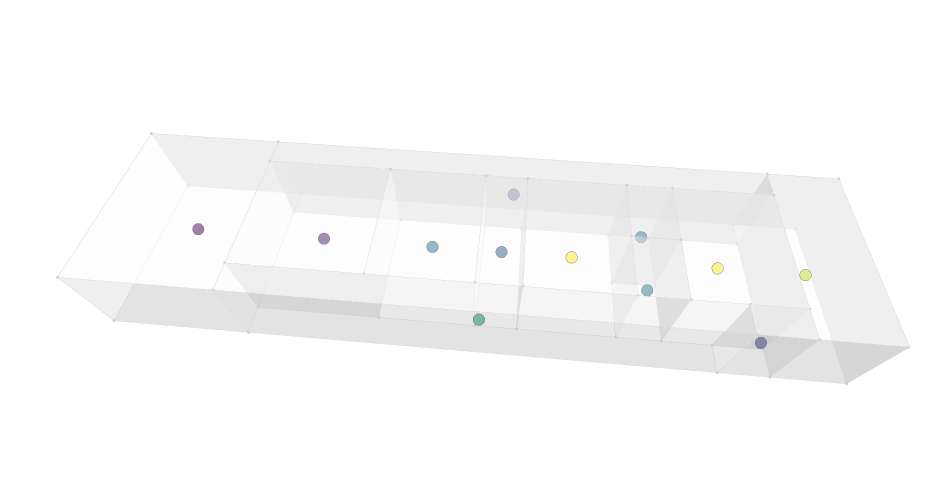

The notebook cell saved with this chart:
### Code cell
g = Graph.ByTopology(house, direct=False, directApertures=True)
graph_data = Plotly.DataByGraph(g, vertexSize=4, vertexGroupKey="label", vertexLabelKey="title", vertexGroups=[0,1,2,3,4,5,6,7,8,9])
bldg_data = Plotly.DataByTopology(house, faceOpacity=0.5, edgeColor="lightgrey", vertexColor="lightgrey")
# bldg_data = []
# graph_data = []
fig = Plotly.FigureByData(graph_data+bldg_data)
Plotly.Show(fig, renderer='jupyterlab')

### Figure 1 — Plotly figure (JSON) as saved in the notebook; plotly's stock layout.template omitted (floating-point values rounded to 4 significant figures; data arrays with more than 128 entries replaced by an {"elided": "..."} marker saying what was removed)
{"data": [{"hoverinfo": "text", "legendgroup": "4", "legendrank": 4, "marker": {"color": [4, 3, 4, 10, 9, 0, 1, 2, 6, 4, 2, 10], "colorscale": [[0, "#440154"], [0.1111, "#482878"], [0.2222, "#3e4989"], [0.3333, "#31688e"], [0.4444, "#26828e"], [0.5556, "#1f9e89"], [0.6667, "#35b779"], [0.7778, "#6ece58"], [0.8889, "#b5de2b"], [1, "#fde725"]], "line": {"color": "black", "width": 0.5}, "size": 4, "symbol": "circle"}, "mode": "markers", "name": "Graph Vertices", "showlegend": false, "text": ["Dining Room (4)", "Kitchen (3)", "WC1 (4)", "Bedroom 2 (10)", "Backyard (9)", "Parking (0)", "Living Room (1)", "Corridor 1 (2)", "Garden (6)", "WC1 (4)", "Service (2)", "Bedroom 1 (10)"], "type": "scatter3d", "x": [3.25, 3.25, 4.375, 3.25, 3.25, 3.25, 3.25, 0.5, 6, 2.125, 6, 3.25], "y": [11.25, 13.75, 18.8, 16.25, 24.35, 2.5, 7.25, 14.05, 13.18, 18.8, 22.23, 21.35], "z": [1.5, 1.5, 1.5, 1.5, 1.5, 1.5, 1.5, 1.5, 1.5, 1.5, 1.5, 1.5]}, {"hoverinfo": "text", "legendgroup": "5", "legendrank": 5, "line": {"color": "black", "width": 1}, "mode": "lines", "name": "Graph Edges", "showlegend": false, "text": "", "type": "scatter3d", "x": [], "y": [], "z": []}, {"hoverinfo": "text", "hovertext": "", "legendgroup": "1", "legendrank": 1, "marker": {"color": "lightgrey", "size": 1.1}, "mode": "markers", "name": "Topology Vertices", "showlegend": false, "text": "", "type": "scatter3d", "x": [0, 1, 5.5, 6.5, 6.5, 0, 1, 0, 5.5, 6.5, 6.5, 0, 0, 1, 1, 1, 1, 1, 1, 0, 1, 1, 1, 1, 1, 1, 5.5, 5.5, 5.5, 6.5, 5.5, 5.5, 5.5, 5.5, 5.5, 6.5, 5.5, 5.5, 5.5, 5.5, 0, 6.5, 6.5, 5.5, 0, 6.5, 6.5, 5.5, 3.25, 3.25, 3.25, 3.25], "y": [5, 5, 5, 5, 0, 0, 5, 5, 5, 5, 0, 0, 23.1, 23.1, 19.6, 18, 14.5, 13, 9.5, 23.1, 23.1, 19.6, 18, 14.5, 13, 9.5, 9.5, 9.5, 21.35, 21.35, 13, 14.5, 18, 19.6, 21.35, 21.35, 13, 14.5, 18, 19.6, 25.6, 25.6, 23.1, 23.1, 25.6, 25.6, 23.1, 23.1, 19.6, 19.6, 18, 18], "z": [0, 0, 0, 0, 0, 0, 3, 3, 3, 3, 3, 3, 0, 0, 0, 0, 0, 0, 0, 3, 3, 3, 3, 3, 3, 3, 0, 3, 0, 0, 0, 0, 0, 0, 3, 3, 3, 3, 3, 3, 0, 0, 0, 0, 3, 3, 3, 3, 0, 3, 0, 3]}, {"hoverinfo": "text", "legendgroup": "2", "legendrank": 2, "line": {"color": "lightgrey", "width": 1}, "marker": {"size": 0}, "mode": "lines", "name": "Topology Edges", "showlegend": false, "text": "", "type": "scatter3d", "x": {"elided": "300 float values"}, "y": {"elided": "300 float values"}, "z": {"elided": "300 int values"}}, {"cmax": 1, "cmin": 0, "color": "#FAFAFA", "colorscale": [[0, "#440154"], [0.1111, "#482878"], [0.2222, "#3e4989"], [0.3333, "#31688e"], [0.4444, "#26828e"], [0.5556, "#1f9e89"], [0.6667, "#35b779"], [0.7778, "#6ece58"], [0.8889, "#b5de2b"], [1, "#fde725"]], "flatshading": true, "hoverinfo": "text", "hovertext": "", "i": {"elided": "156 int values"}, "j": {"elided": "156 int values"}, "k": {"elided": "156 int values"}, "legendgroup": "3", "legendrank": 3, "lighting": {"facenormalsepsilon": 0}, "name": "Topology Faces", "opacity": 0.5, "showlegend": false, "showscale": false, "text": "", "type": "mesh3d", "x": [5.5, 6.5, 6.5, 1, 0, 0, 1, 0, 5.5, 6.5, 6.5, 0, 1, 0, 1, 1, 1, 1, 1, 1, 0, 1, 1, 1, 1, 1, 5.5, 5.5, 6.5, 5.5, 5.5, 5.5, 5.5, 5.5, 6.5, 5.5, 5.5, 5.5, 5.5, 5.5, 6.5, 6.5, 5.5, 0, 6.5, 0, 6.5, 5.5, 3.25, 3.25, 3.25, 3.25], "y": [5, 5, 0, 5, 0, 5, 5, 5, 5, 5, 0, 0, 9.5, 23.1, 23.1, 19.6, 18, 14.5, 13, 23.1, 23.1, 19.6, 18, 14.5, 13, 9.5, 9.5, 9.5, 21.35, 14.5, 18, 19.6, 21.35, 13, 21.35, 21.35, 13, 14.5, 18, 19.6, 25.6, 23.1, 23.1, 25.6, 25.6, 25.6, 23.1, 23.1, 19.6, 19.6, 18, 18], "z": [0, 0, 0, 0, 0, 0, 3, 3, 3, 3, 3, 3, 0, 0, 0, 0, 0, 0, 0, 3, 3, 3, 3, 3, 3, 3, 0, 3, 0, 0, 0, 0, 0, 0, 3, 3, 3, 3, 3, 3, 0, 0, 0, 0, 3, 3, 3, 3, 0, 3, 0, 3]}], "layout": {"autosize": true, "height": 500, "margin": {"b": 40, "l": 40, "r": 40, "t": 40}, "paper_bgcolor": "rgba(0, 0, 0, 0)", "plot_bgcolor": "rgba(0, 0, 0, 0)", "scene": {"aspectmode": "data", "aspectratio": {"x": 0.8194, "y": 3.227, "z": 0.3782}, "camera": {"center": {"x": 0, "y": 0, "z": 0}, "eye": {"x": 1.221, "y": 0.112, "z": 1.785}, "projection": {"type": "perspective"}, "up": {"x": 0, "y": 0, "z": 1}}, "xaxis": {"type": "linear", "visible": false}, "yaxis": {"type": "linear", "visible": false}, "zaxis": {"type": "linear", "visible": false}}, "showlegend": true, "width": 950, "xaxis": {"showgrid": false, "visible": false, "zeroline": false}, "yaxis": {"showgrid": false, "visible": false, "zeroline": false}}}
